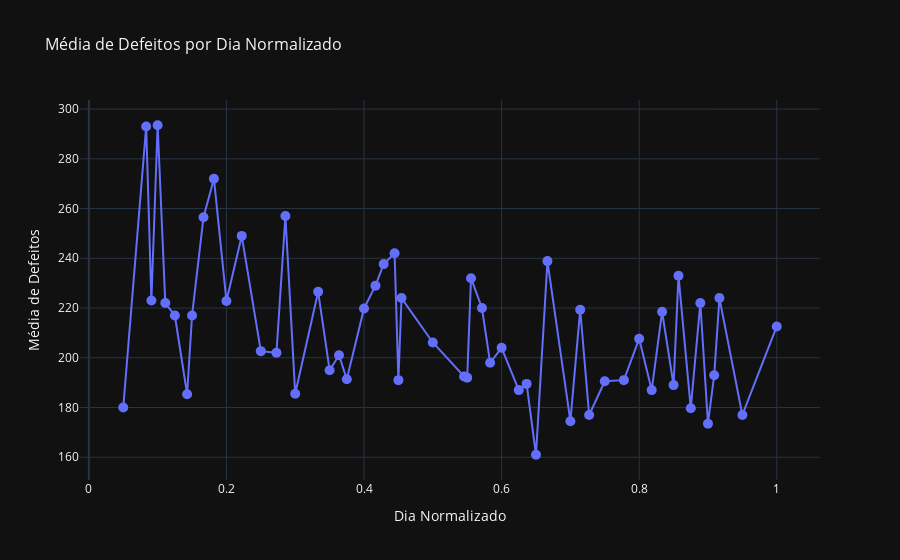

Write notebook code for a chart like this one.
### Markdown cell above
Visualização

### Code cell
fig = go.Figure()

fig.add_trace(go.Scatter(x=defeitos_por_dia_normalizado['Dia Normalizado'],
                         y=defeitos_por_dia_normalizado['Média de Defeitos'],
                         mode='lines+markers', 
                         marker=dict(size=10),
                         name='Média de Defeitos'))

fig.update_layout(
    title='Média de Defeitos por Dia Normalizado',
    title_font_size=16,
    xaxis_title='Dia Normalizado',
    xaxis_title_font_size=14,
    yaxis_title='Média de Defeitos',
    yaxis_title_font_size=14,
    template='plotly_dark',
)

fig.show()

### Figure 1 — Plotly figure (JSON) as saved in the notebook; plotly's stock layout.template omitted (floating-point values rounded to 4 significant figures)
{"data": [{"marker": {"size": 10}, "mode": "lines+markers", "name": "Média de Defeitos", "type": "scatter", "x": [0.05, 0.08333, 0.09091, 0.1, 0.1111, 0.125, 0.1429, 0.15, 0.1667, 0.1818, 0.2, 0.2222, 0.25, 0.2727, 0.2857, 0.3, 0.3333, 0.35, 0.3636, 0.375, 0.4, 0.4167, 0.4286, 0.4444, 0.45, 0.4545, 0.5, 0.5455, 0.55, 0.5556, 0.5714, 0.5833, 0.6, 0.625, 0.6364, 0.65, 0.6667, 0.7, 0.7143, 0.7273, 0.75, 0.7778, 0.8, 0.8182, 0.8333, 0.85, 0.8571, 0.875, 0.8889, 0.9, 0.9091, 0.9167, 0.95, 1], "y": [180, 293, 223, 293.5, 222, 217, 185.3, 217, 256.5, 272, 222.8, 249, 202.7, 202, 257, 185.5, 226.5, 195, 201, 191.3, 219.8, 229, 237.7, 242, 191, 224, 206.2, 192.5, 192, 232, 220, 198, 204, 187, 189.5, 161, 238.9, 174.5, 219.3, 177, 190.6, 191, 207.7, 187, 218.5, 189, 233, 179.7, 222, 173.5, 193, 224, 177, 212.6]}], "layout": {"title": {"font": {"size": 16}, "text": "Média de Defeitos por Dia Normalizado"}, "xaxis": {"title": {"font": {"size": 14}, "text": "Dia Normalizado"}}, "yaxis": {"title": {"font": {"size": 14}, "text": "Média de Defeitos"}}}}
